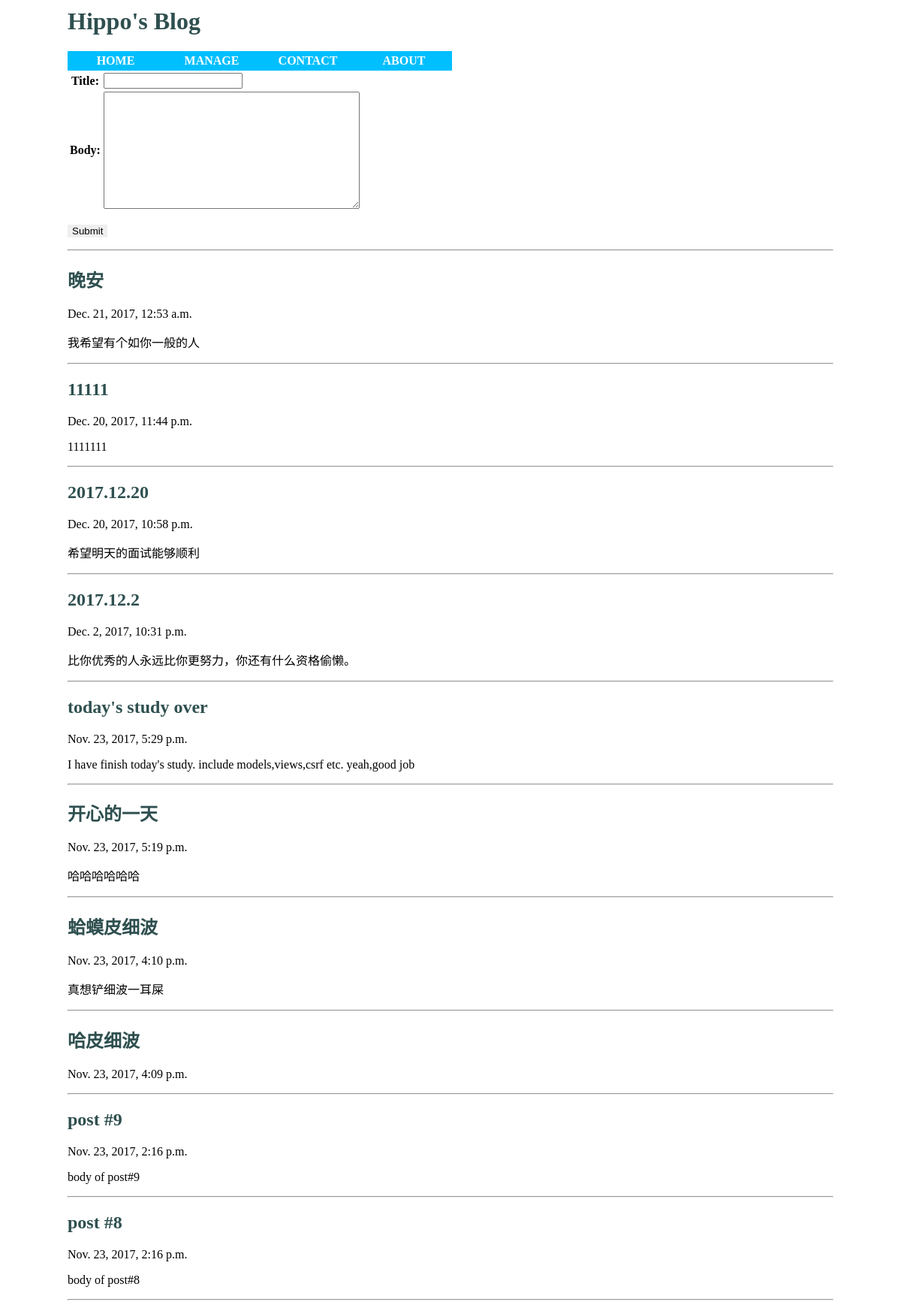
Screenshot of /blog/ with the database file from the repository.
### blog/models.py (models this page shows)
class BlogPost(models.Model):
    title = models.CharField(max_length= 150)
    body = models.TextField()
    timestamp = models.DateTimeField()
    class Meta:
        ordering = ('-timestamp',)

### blog/views.py (the view)
def archive(request):
    posts = BlogPost.objects.all()[:10]
    c = {'posts': posts,'form':BlogPostForm()}
    c.update(csrf(request))
    return render_to_response('archive.html',c)

### blog/models.py
class BlogPostForm(forms.ModelForm):
    class Meta:
        model = BlogPost
        exclude = ('timestamp',)

### blog/templates/archive.html (shortened to what this page needs)
<html>
<h1>Hippo's Blog</h1>
<div>
<ul>
<li><a href="#home">Home</a></li>
<li><a href="#manage">Manage</a></li>
<li><a href="#contact">Contact</a></li>
<li><a href="#about">About</a></li>
</ul>
</div>
<body background="https://b-ssl.duitang.com/uploads/item/201401/04/20140104235918_uNikH.jpeg">
<form action="/blog/create/" method ="post">{% csrf_token %}
    <table>{{ form }}</table><br>
    <input type="submit" style="border: 0">
</form>
<hr>
{% for post in posts %}
    <h2>{{ post.title }}</h2>
    <p>{{ post.timestamp}}</p>
    <p>{{ post.body}}</p>
    <hr>
{% endfor %}
</body>
</html>

### blog/templates/archive.html (style rules this page uses)
ul { list-style-type:none; margin:0; padding:0; overflow:hidden; }
li { float:left; }
a:link,a:visited { display:block; width:120px; font-weight:bold; color:#FFFFFF; background-color:deepskyblue; text-align:center; padding:4px; text-decoration:none; text-transform:uppercase; }
body { padding:0 5em;margin: 10px }
h1 { color:darkslategrey }
h2 { color:darkslategrey }
p { margin: lem 0 }

### rows the page displays
BlogPost: title "晚安", timestamp "Dec. 21, 2017, 12:53 a.m.", body "我希望有个如你一般的人"
BlogPost: title "11111", timestamp "Dec. 20, 2017, 11:44 p.m.", body "1111111"
BlogPost: title "2017.12.20", timestamp "Dec. 20, 2017, 10:58 p.m.", body "希望明天的面试能够顺利"
BlogPost: title "2017.12.2", timestamp "Dec. 2, 2017, 10:31 p.m.", body "比你优秀的人永远比你更努力，你还有什么资格偷懒。"
BlogPost: title "today's study over", timestamp "Nov. 23, 2017, 5:29 p.m.", body "I have finish today's study. include models,views,csrf etc. yeah,good job"
BlogPost: title "开心的一天", timestamp "Nov. 23, 2017, 5:19 p.m.", body "哈哈哈哈哈哈"
BlogPost: title "蛤蟆皮细波", timestamp "Nov. 23, 2017, 4:10 p.m.", body "真想铲细波一耳屎"
BlogPost: title "哈皮细波", timestamp "Nov. 23, 2017, 4:09 p.m."
BlogPost: title "post #9", timestamp "Nov. 23, 2017, 2:16 p.m.", body "body of post#9"
BlogPost: title "post #8", timestamp "Nov. 23, 2017, 2:16 p.m.", body "body of post#8"
